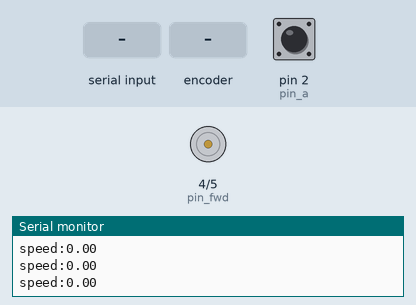
Simulated run of this sketch. Board: Arduino Uno, built with avr-gcc and run on an emulated ATmega328P. Parts: motor-driver pin pairs drawn as motors (green arrow = first pin HIGH = forward, orange = second pin HIGH = backward, longer = more drive, scaled by the enable pin), the last lines printed to the serial monitor. The test bench sets the inputs (shaded band); at power-on: pin 2 (pin_a) HIGH.

Above: at 1.2 s.
1.3 s: "start\n" received over Serial
2.8 s: "set_speed,45\n" received over Serial
At 3.6 s:
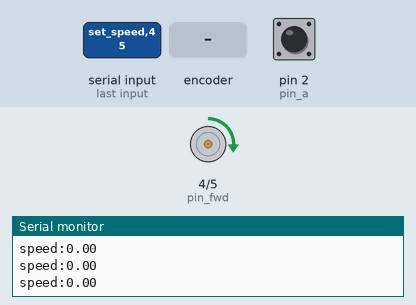
4.3 s: rotary encoder on pin 2 (pin_a) / pin 3 (pin_b) turned 3 steps (first pin leading)
At 4.45 s:
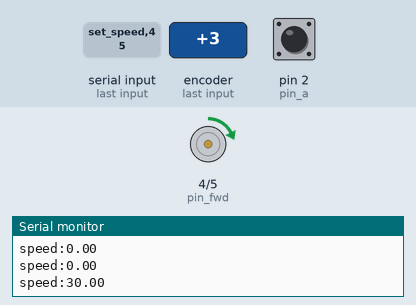
Timing chart, 0 to 7.3 s (numbered marks = the images above; inputs shaded):
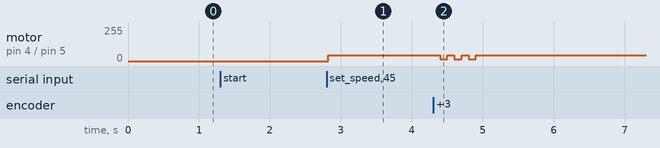

Measured:
- after the input at 2.8 s, motor on pin 4 (pin_fwd) / pin 5 (pin_bwd): stopped → forward 44/255 at once
- after the input at 4.3 s, motor on pin 4 (pin_fwd) / pin 5 (pin_bwd): alternates forward 44/255 for 0.10 s and forward 14/255 for 0.10 s, 6 changes in all, then stays forward 44/255, starting after 0.10 s

The sketch:

arduino_pid_speed.ino
```cpp
String command = "";    // Command received from Python
boolean motor_start = false; // Track motor status

const byte pin_a = 2;   // for encoder pulse A
const byte pin_b = 3;   // for encoder pulse B
const byte pin_fwd = 4; // for H-bridge: run motor forward
const byte pin_bwd = 5; // for H-bridge: run motor backward
const byte pin_pwm = 6; // for H-bridge: motor speed

int encoder = 0;
int m_direction = 0;
double set_speed = 0;  // Desired motor speed
double smoothed_speed = 0; // Smoothed speed for soft start
double pv_speed = 0;   // Current motor speed (from encoder)

double kp = 1.0, ki = 0.0, kd = 0.0;  // PID constants (default values)
double e_speed = 0, e_speed_pre = 0, e_speed_sum = 0;  // PID errors
double pwm_pulse = 0;  // PWM output (0-255)

int timer1_counter;  // For timer setup

// Exponential smoothing factor
double alpha = 0.1;  // Smoothing factor (0 < alpha <= 1)

void setup() {
  pinMode(pin_a, INPUT_PULLUP);
  pinMode(pin_b, INPUT_PULLUP);
  pinMode(pin_fwd, OUTPUT);
  pinMode(pin_bwd, OUTPUT);
  pinMode(pin_pwm, OUTPUT);

  attachInterrupt(digitalPinToInterrupt(pin_a), detect_a, RISING);  // Encoder pulse detection

  Serial.begin(9600);   // Start serial communication

  // Timer setup for speed calculation
  noInterrupts();
  TCCR1A = 0;
  TCCR1B = 0;
  timer1_counter = 59286;  // Timer for 0.1 sec overflow
  TCNT1 = timer1_counter;
  TCCR1B |= (1 << CS12);   // 256 prescaler
  TIMSK1 |= (1 << TOIE1);  // Enable timer overflow interrupt
  interrupts();

  analogWrite(pin_pwm, 0);   // Initially stop motor
  digitalWrite(pin_fwd, 0);  // Stop motor forward motion
  digitalWrite(pin_bwd, 0);  // Stop motor backward motion
}

void loop() {
  // Check for serial input
  if (Serial.available()) {
    command = Serial.readStringUntil('\n');  // Read the complete command

    // Process the command received
    if (command == "start") {
      motor_start = true;
      digitalWrite(pin_fwd, HIGH);   // Run motor forward
      digitalWrite(pin_bwd, LOW);
    }
    else if (command == "stop") {
      motor_start = false;
      digitalWrite(pin_fwd, LOW);    // Stop motor
      digitalWrite(pin_bwd, LOW);
      analogWrite(pin_pwm, 0);
    }
    else if (command.startsWith("set_speed")) {
      set_speed = command.substring(10).toFloat();  // Extract and set speed value
    }
  }

  // Apply exponential smoothing to set_speed
  smoothed_speed = alpha * set_speed + (1 - alpha) * smoothed_speed;

  // PID control logic
  if (motor_start) {
    e_speed = smoothed_speed - pv_speed;
    pwm_pulse = e_speed * kp + e_speed_sum * ki + (e_speed - e_speed_pre) * kd;
    e_speed_pre = e_speed;  // Update previous error
    e_speed_sum += e_speed; // Accumulate error

    // Clamp the PWM value to 0-255
    pwm_pulse = constrain(pwm_pulse, 0, 255);
    analogWrite(pin_pwm, pwm_pulse);  // Adjust motor speed
  }
}

void detect_a() {
  encoder += 1;  // Increment encoder count on pulse A
}

// Timer interrupt for speed calculation every 0.1 seconds
ISR(TIMER1_OVF_vect) {
  TCNT1 = timer1_counter;  // Reset timer
  pv_speed = (600.0 * (encoder / 200.0)) / 0.1;  // Calculate speed (RPM)
  encoder = 0;

  // Send current speed to the Python GUI
  Serial.print("speed:");
  Serial.println(pv_speed);
}
```
